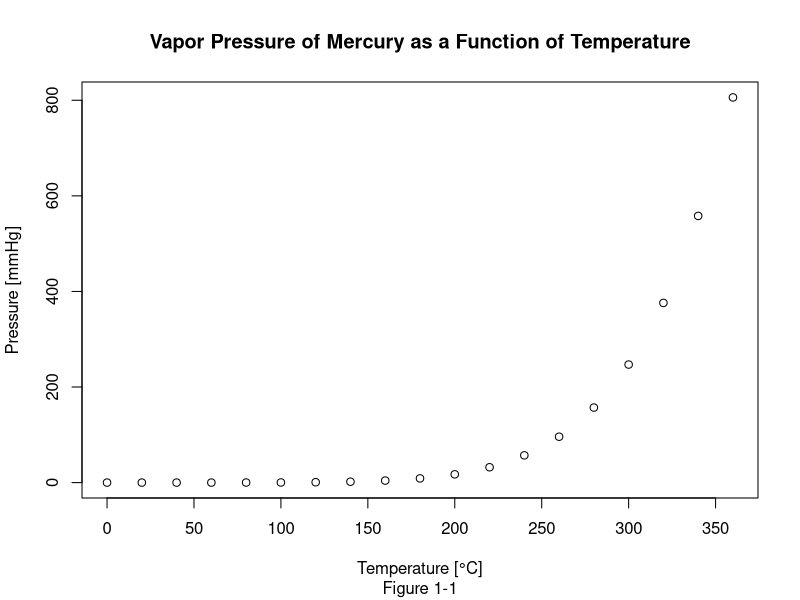
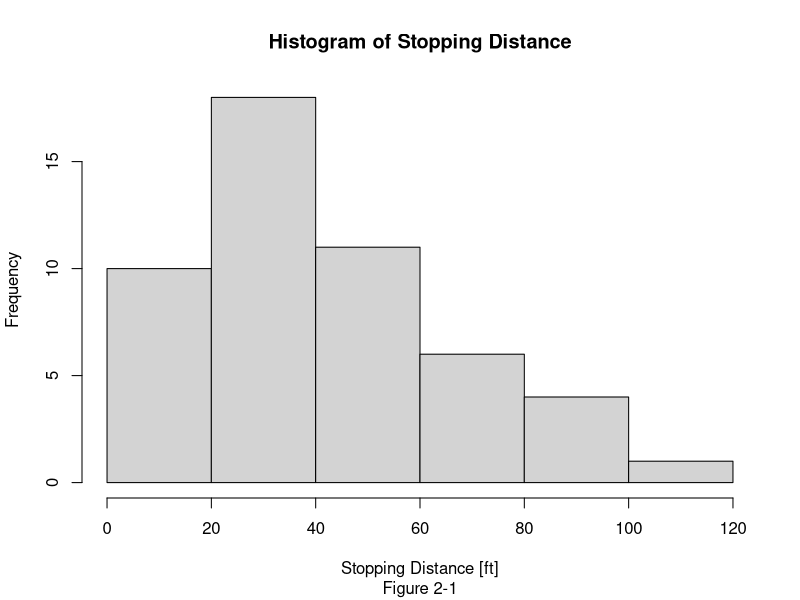
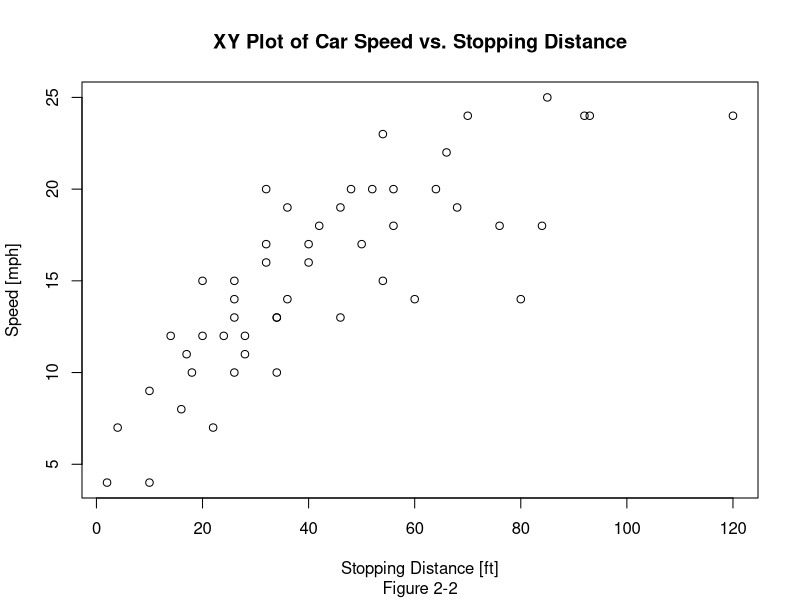

The R source for these figures, in order:
## ---- chunk 1

summary(cars)

## ---- chunk 2
#| fig-align: "center"
 
# Initial Code:
# plot(pressure, xlab = "Temperature [\u00B0C]", ylab = "Pressure [mmHg]")
# title(main = "Vapor Pressure of Mercury as a Function of Temperature")

# Revised Code:
plot(pressure, xlab = "Temperature [\u00B0C]", ylab = "Pressure [mmHg]")
title(main = "Vapor Pressure of Mercury as a Function of Temperature", sub = "Figure 1-1")

## ---- chunk 3
#| layout-ncol: 2

dist <- cars$dist

hist(dist, main = "Histogram of Stopping Distance", 
     xlab = "Stopping Distance [ft]",
     sub = "Figure 2-1")
plot(dist, cars$speed, main = "XY Plot of Car Speed vs. Stopping Distance", 
     xlab = "Stopping Distance [ft]", 
     ylab = "Speed [mph]", sub = "Figure 2-2")


